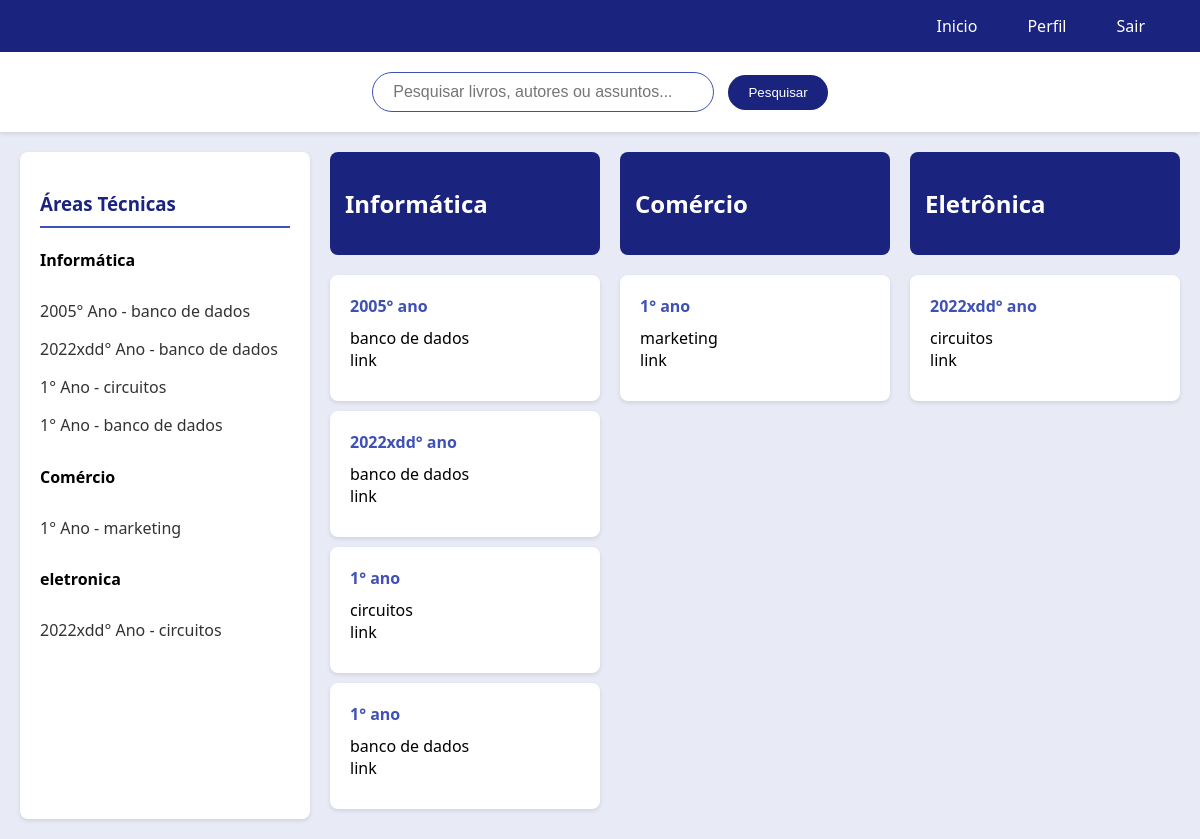
The app's page /livros_create/recovery with its own data.
### models/livros_create.py (models this page shows, shortened)
class livros_create(db.Model):
    __tablename__= "livros_create"
    id = db.Column(db.Integer, primary_key = True)
    titulo = db.Column(db.String(100))
    ano = db.Column(db.String(100))
    curso = db.Column(db.String(100))
    link = db.Column(db.String(100))
    materia = db.Column(db.String(100))
    def __repr__(self):
        return "<livros_create {}>".format(self.id)

### controllers/livros_create.py (the view)
@bp_livros_create.route('/recovery')
def recovery():
    if request.method == 'GET':
        livros= livros_create.query.all()
        print(livros)
        return render_template("biblioteca.html",livros = livros)

### templates/biblioteca.html (shortened to what this page needs)
<!DOCTYPE html>
<html lang="pt-BR">
<head>
  <link rel="stylesheet" href="{{ url_for('static', filename='css/biblioteca.css') }}">
</head>
<body>
  <nav class="top-nav">
    <a href="{{url_for('inicio')}}" class="nav-link">Inicio</a>
    <a href="{{ url_for('perfil') }}" class="nav-link">Perfil</a>
    <a href="{{ url_for('usuarios.logout') }}" class="nav-link">Sair</a>
  </nav>
  <div class="search-container">
    <input type="text" class="search-input" placeholder="Pesquisar livros, autores ou assuntos...">
    <button class="search-button">Pesquisar</button>
  </div>
  <div class="main-container">
    <div class="sidebar">
      <h3 class="sidebar-title">Áreas Técnicas</h3>
      <div class="sidebar-section">
        <h4>Informática</h4>
        {% for livro in livros %}
        {% if livro.curso == 'informatica' %}
          <a href="" class="sidebar-link">{{livro.ano}}° Ano - {{livro.materia}}</a>
        {% endif %}
      {% endfor %}
      </div>
      <div class="sidebar-section">
        <h4>Comércio</h4>
        {% for livro in livros %}
        {% if livro.curso == 'comercio' %}
          <a href="" class="sidebar-link">{{livro.ano}}° Ano - {{livro.materia}}</a>
        {% endif %}
      {% endfor %}
      </div>
      <div class="sidebar-section">
        <h4>eletronica</h4>
        {% for livro in livros %}
        {% if livro.curso == 'eletronica' %}
          <a href="" class="sidebar-link">{{livro.ano}}° Ano - {{livro.materia}}</a>
        {% endif %}
      {% endfor %}
      </div>
    </div>
    <div class="content">
      <div class="section-header">
        <h2>Informática</h2>
      </div>
      {% for livro in livros %}
        {% if livro.curso == 'informatica' %}
          <div class="course-card">
            <div class="course-code">{{ livro.ano }}° ano</div>
            <div class="course-title">
              <a href="{{ livro.link }}" target="_blank">{{ livro.materia }}</a><br>
              <a href="{{ livro.link }}" target="_blank">link</a>
            </div>
          </div>
        {% endif %}
      {% endfor %}
    </div>
    <div class="content">
      <div class="section-header">
        <h2>Comércio</h2>
      </div>
      {% for livro in livros %}
        {% if livro.curso == 'comercio' %}
          <div class="course-card">
            <div class="course-code">{{ livro.ano }}° ano</div>
            <div class="course-title">
              <a href="{{ livro.link }}" target="_blank">{{ livro.materia }}</a><br>
              <a href="{{ livro.link }}" target="_blank">link</a>
            </div>
          </div>
        {% endif %}
      {% endfor %}
    </div>
    <div class="content">
      <div class="section-header">
        <h2>Eletrônica</h2>
      </div>
      {% for livro in livros %}
        {% if livro.curso == 'eletronica' %}
          <div class="course-card">
            <div class="course-code">{{ livro.ano }}° ano</div>
            <div class="course-title">
              <a href="{{ livro.link }}" target="_blank">{{ livro.materia }}</a><br>
              <a href="{{ livro.link }}" target="_blank">link</a>
            </div>
          </div>
        {% endif %}
      {% endfor %}
    </div>
  </div>
</body>
</html>

### static/css/biblioteca.css (style rules this page uses)
:root { --primary-blue: #1a237e; --secondary-blue: #3f51b5; --light-blue: #e8eaf6; --white: #ffffff; }
body { font-family: 'Segoe UI', Tahoma, Geneva, Verdana, sans-serif; margin: 0; padding: 0; background-color: var(--light-blue); }
.course-title a { color: black; text-decoration: none; }
.top-nav { background-color: var(--primary-blue); padding: 10px 20px; display: flex; justify-content: flex-end; align-items: center; gap: 20px; }
.nav-link { color: var(--white); text-decoration: none; padding: 5px 15px; border-radius: 15px; transition: background-color 0.3s, color 0.3s; }
.search-container { background-color: var(--white); padding: 20px; text-align: center; box-shadow: 0 2px 4px rgba(0,0,0,0.1); }
.search-input { padding: 10px 20px; width: 300px; border: 1px solid var(--secondary-blue); border-radius: 20px; outline: none; font-size: 16px; }
.search-button { padding: 10px 20px; background-color: var(--primary-blue); color: var(--white); border: none; border-radius: 20px; margin-left: 10px; cursor: pointer; transition: background-color 0.3s; }
.main-container { display: flex; margin: 20px; gap: 20px; }
.sidebar { width: 250px; background-color: var(--white); padding: 20px; border-radius: 8px; box-shadow: 0 2px 4px rgba(0,0,0,0.1); }
.content { flex: 1; }
.section-header { background-color: var(--primary-blue); color: var(--white); padding: 15px; border-radius: 8px; margin-bottom: 20px; }
.course-card { background-color: var(--white); padding: 20px; margin-bottom: 10px; border-radius: 8px; box-shadow: 0 2px 4px rgba(0,0,0,0.1); transition: transform 0.3s; }
.course-code { color: var(--secondary-blue); font-weight: bold; margin-bottom: 10px; }
.course-title { color: var(--primary-blue); margin-bottom: 10px; }
.sidebar-title { color: var(--primary-blue); border-bottom: 2px solid var(--secondary-blue); padding-bottom: 10px; margin-bottom: 15px; }
.sidebar-link { display: block; color: #333; text-decoration: none; padding: 8px 0; transition: color 0.3s; }

### records on screen
livros_create: ano "2005", materia "banco de dados"
livros_create: ano "2022xdd", materia "banco de dados"
livros_create: ano "1", materia "circuitos"
livros_create: ano "1", materia "banco de dados"
livros_create: ano "1", materia "marketing"
livros_create: ano "2022xdd", materia "circuitos"
